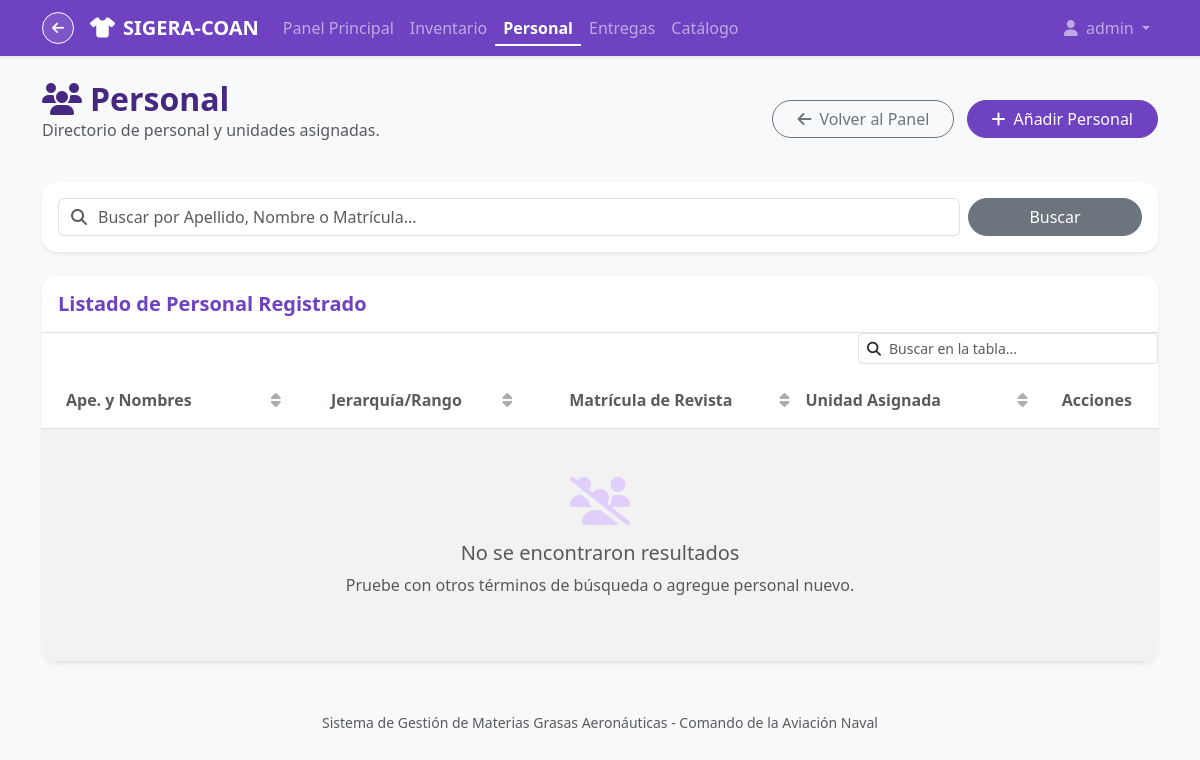
The page /sigera/personnel/ (signed in) on the database as committed earlier.
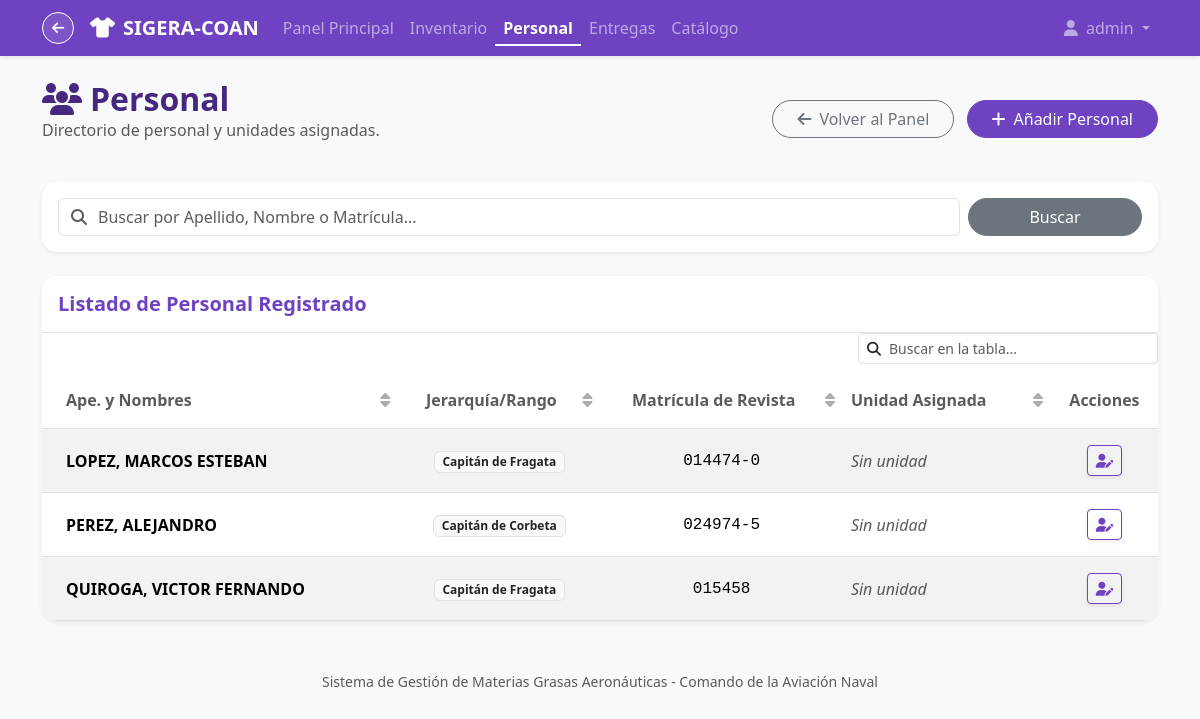
The same page on the database as committed later.
### core/models.py (models this page shows)
class CustomUser(AbstractUser):
    unit = models.ForeignKey(
        'Unit',
        on_delete=models.SET_NULL,
        null=True,
        blank=True,
        related_name='users',
        verbose_name="Unidad / Escuadrilla Asignada",
        help_text="Asignar una unidad para restringir al usuario a consumos únicamente de esta ubicación."
    )

### sigera/models.py (models this page shows, shortened)
class Personnel(models.Model):
    RANK_CHOICES = [
        ('CAPITAN_NAVIO', 'Capitán de Navío'),
        ('CAPITAN_FRAGATA', 'Capitán de Fragata'),
        ('CAPITAN_CORBETA', 'Capitán de Corbeta'),
        ('TENIENTE_NAVIO', 'Teniente de Navío'),
        ('TENIENTE_FRAGATA', 'Teniente de Fragata'),
        ('TENIENTE_CORBETA', 'Teniente de Corbeta'),
        ('GUARDIAMARINA', 'Guardiamarina'),
        ('SUBOFICIAL_MAYOR', 'Suboficial Mayor'),
        ('SUBOFICIAL_PRINCIPAL', 'Suboficial Principal'),
        ('SUBOFICIAL_PRIMERO', 'Suboficial Primero'),
        ('SUBOFICIAL_SEGUNDO', 'Suboficial Segundo'),
        ('CABO_PRINCIPAL', 'Cabo Principal'),
        ('CABO_PRIMERO', 'Cabo Primero'),
        ('CABO_SEGUNDO', 'Cabo Segundo'),
        ('MARINERO_PRIMERO', 'Marinero Primero'),
        ('MARINERO_SEGUNDO', 'Marinero Segundo'),
        ('AGENTE_CIVIL', 'Agente Civil'),
    ]
    first_name = models.CharField(max_length=100, verbose_name="Nombres")
    last_name = models.CharField(max_length=100, verbose_name="Apellidos")
    dni = models.CharField(max_length=20, unique=True, verbose_name="Matrícula de Revista")
    rank = models.CharField(max_length=20, choices=RANK_CHOICES, verbose_name="Jerarquía/Rango")
    assigned_unit = models.ForeignKey(Unit, on_delete=models.SET_NULL, null=True, blank=True, verbose_name="Unidad Asignada")
    class Meta:
        verbose_name = "Personal"
        verbose_name_plural = "Personal"
        ordering = ['last_name', 'first_name']

### sigera/views.py (the view)
# urls.py: path('personnel/', views.personnel_list, name='personnel_list'),
@login_required
def personnel_list(request):
    query = request.GET.get('q', '')
    personnel = Personnel.objects.select_related('assigned_unit')
    user = request.user
    is_admin = user.is_superuser or user.groups.filter(name__in=['Administrador', 'Logistica']).exists()
    if not is_admin:
        if getattr(user, 'unit', None):
            personnel = personnel.filter(assigned_unit=user.unit)
        else:
            personnel = personnel.none()
    if query:
        personnel = personnel.filter(
            Q(first_name__icontains=query) |
            Q(last_name__icontains=query) |
            Q(dni__icontains=query)
        )
    personnel = personnel.order_by('last_name', 'first_name')
    context = {
        'personnel_list': personnel,
        'search_query': query,
    }
    return render(request, 'sigera/personnel_list.html', context)

### sigera/templates/sigera/personnel_list.html
{% extends 'sigera/base_sigera.html' %}
{% load static %}
{% block content %}
<div class="row align-items-center mb-4 mt-2">
    <div class="col-md-6">
        <h2 class="fw-bold mb-0" style="color: #462880;"><i class="fa-solid fa-users me-2"></i>Personal</h2>
        <p class="text-muted">Directorio de personal y unidades asignadas.</p>
    </div>
    <div class="col-md-6 text-md-end">
        <a href="{% url 'sigera:home' %}" class="btn btn-outline-secondary rounded-pill px-4 me-2">
            <i class="fa-solid fa-arrow-left me-2"></i>Volver al Panel
        </a>
        <a href="{% url 'sigera:personnel_create' %}" class="btn btn-primary rounded-pill px-4" style="background-color: #6f42c1; border-color: #6f42c1;">
            <i class="fa-solid fa-plus me-2"></i>Añadir Personal
        </a>
    </div>
</div>
<div class="card shadow-sm border-0 mb-4" style="border-radius: 15px;">
    <div class="card-body p-3">
        <form method="get" class="row g-2 align-items-center">
            <div class="col-md-10">
                <div class="input-group">
                    <span class="input-group-text bg-white border-end-0 text-muted">
                        <i class="fa-solid fa-magnifying-glass"></i>
                    </span>
                    <input type="text" name="q" class="form-control border-start-0 ps-0" placeholder="Buscar por Apellido, Nombre o Matrícula..." value="{{ search_query }}">
                </div>
            </div>
            <div class="col-md-2">
                <button type="submit" class="btn btn-secondary w-100 rounded-pill">Buscar</button>
            </div>
        </form>
    </div>
</div>
<div class="card shadow-sm border-0 mb-5" style="border-radius: 15px; overflow: hidden;">
    <div class="card-header bg-white border-bottom py-3">
        <h5 class="mb-0 fw-bold" style="color: #6f42c1;">Listado de Personal Registrado</h5>
    </div>
    <div class="card-body p-0">
        <div class="table-responsive">
            <table class="table table-hover table-striped align-middle mb-0">
                <thead style="background-color: #f8f9fa;">
                    <tr>
                        <th scope="col" class="py-3 px-4 text-muted">Ape. y Nombres</th>
                        <th scope="col" class="py-3 text-muted text-center">Jerarquía/Rango</th>
                        <th scope="col" class="py-3 text-muted text-center">Matrícula de Revista</th>
                        <th scope="col" class="py-3 text-muted">Unidad Asignada</th>
                        <th scope="col" class="py-3 text-muted text-center">Acciones</th>
                    </tr>
                </thead>
                <tbody class="border-top-0">
                    {% for person in personnel_list %}
                        <tr>
                            <td class="px-4 py-3 fw-bold">{{ person.last_name }}, {{ person.first_name }}</td>
                            <td class="py-3 text-center">
                                <span class="badge border bg-light text-dark">{{ person.get_rank_display }}</span>
                            </td>
                            <td class="py-3 font-monospace text-center">{{ person.dni }}</td>
                            <td class="py-3 text-muted">
                                {% if person.assigned_unit %}
                                    <i class="fa-solid fa-building-flag me-1" style="color: #6f42c1; opacity: 0.5;"></i> {{ person.assigned_unit.name }}
                                {% else %}
                                    <span class="text-muted fst-italic">Sin unidad</span>
                                {% endif %}
                            </td>
                            <td class="py-3 text-center">
                                <a href="{% url 'sigera:personnel_edit' person.pk %}" class="btn btn-sm btn-outline-primary shadow-sm" style="color: #6f42c1; border-color: #6f42c1;" title="Editar Datos">
                                    <i class="fa-solid fa-user-pen"></i>
                                </a>
                            </td>
                        </tr>
                    {% empty %}
                        <tr>
                            <td colspan="5" class="text-center py-5 text-muted">
                                <i class="fa-solid fa-users-slash fa-3x mb-3" style="color: #e0cffc;"></i>
                                <h5>No se encontraron resultados</h5>
                                <p>Pruebe con otros términos de búsqueda o agregue personal nuevo.</p>
                            </td>
                        </tr>
                    {% endfor %}
                </tbody>
            </table>
        </div>
    </div>
</div>
{% endblock %}

### sigera/templates/sigera/base_sigera.html (shortened to what this page needs)
{% extends 'base.html' %}
{% load static %}
{% block navbar %}
<nav class="navbar navbar-expand-lg navbar-dark shadow-sm mb-4" style="background-color: #6f42c1;">
    <div class="container">
        <a href="/" class="btn btn-sm text-white border-white me-3" style="border-radius: 50%; width: 32px; height: 32px; padding: 0; display: flex; align-items: center; justify-content: center; background: rgba(255,255,255,0.1);" title="Volver al Portal">
            <i class="fa-solid fa-arrow-left"></i>
        </a>
        <a class="navbar-brand d-flex align-items-center" href="{% url 'sigera:home' %}">
            <i class="fa-solid fa-shirt me-2"></i>
            <strong>SIGERA-COAN</strong>
        </a>
        <div class="collapse navbar-collapse" id="sigeraNav">
            <ul class="navbar-nav me-auto">
                <li class="nav-item">
                    <a class="nav-link {% if request.resolver_match.url_name == 'home' %}active fw-bold text-white border-bottom border-2 border-white pb-1{% endif %}" href="{% url 'sigera:home' %}">Panel Principal</a>
                </li>
                {% if user.is_authenticated %}
                <li class="nav-item">
                    <a class="nav-link {% if 'stock' in request.resolver_match.url_name %}active fw-bold text-white border-bottom border-2 border-white pb-1{% endif %}" href="{% url 'sigera:stock_list' %}">Inventario</a>
                </li>
                <li class="nav-item">
                    <a class="nav-link {% if 'personnel' in request.resolver_match.url_name %}active fw-bold text-white border-bottom border-2 border-white pb-1{% endif %}" href="{% url 'sigera:personnel_list' %}">Personal</a>
                </li>
                <li class="nav-item">
                    <a class="nav-link {% if 'assignment' in request.resolver_match.url_name %}active fw-bold text-white border-bottom border-2 border-white pb-1{% endif %}" href="{% url 'sigera:assignment_list' %}">Entregas</a>
                </li>
                <li class="nav-item">
                    <a class="nav-link {% if 'catalog' in request.resolver_match.url_name %}active fw-bold text-white border-bottom border-2 border-white pb-1{% endif %}" href="{% url 'sigera:catalog_list' %}">Catálogo</a>
                </li>
                {% endif %}
            </ul>
            <ul class="navbar-nav ms-auto">
                {% if user.is_authenticated %}
                    <li class="nav-item dropdown">
                        <a class="nav-link dropdown-toggle" href="#" id="userDropdown" role="button" data-bs-toggle="dropdown" aria-expanded="false">
                            <i class="fa-solid fa-user me-1"></i> {{ user.username }}
                        </a>
                    </li>
                {% else %}
                    <li class="nav-item">
                        <a class="nav-link" href="{% url 'login' %}">Iniciar Sesión</a>
                    </li>
                {% endif %}
            </ul>
        </div>
    </div>
</nav>
{% endblock %}

### templates/base.html (shortened to what this page needs)
<!DOCTYPE html>
{% load static %}
<html lang="es">
<head>
    <link href="https://cdn.jsdelivr.net/npm/bootstrap@5.3.2/dist/css/bootstrap.min.css" rel="stylesheet">
    <link rel="stylesheet" href="https://cdnjs.cloudflare.com/ajax/libs/font-awesome/6.4.2/css/all.min.css">
    <link href="{% static 'css/style.css' %}" rel="stylesheet">
</head>
<body class="bg-light">
    {% block navbar %}{% endblock navbar %}
    <div class="container">
        {% block content %}
        {% endblock %}
    </div>
    <footer class="text-center mt-5 mb-3 text-muted">
        <small>Sistema de Gestión de Materias Grasas Aeronáuticas - Comando de la Aviación Naval</small>
    </footer>
</body>
</html>

Rows that differ between the two databases and show on the page:
added Personnel: last_name "LOPEZ", first_name "MARCOS ESTEBAN", rank "Capitán de Fragata", dni "014474-0", shows "Sin unidad"
added Personnel: last_name "PEREZ", first_name "ALEJANDRO", rank "Capitán de Corbeta", dni "024974-5", shows "Sin unidad"
added Personnel: last_name "QUIROGA", first_name "VICTOR FERNANDO", rank "Capitán de Fragata", dni "015458", shows "Sin unidad"
Other text that changed with them:
text no longer shown: "No se encontraron resultados Pruebe con otros términos de búsqueda o agregue personal nuevo."
